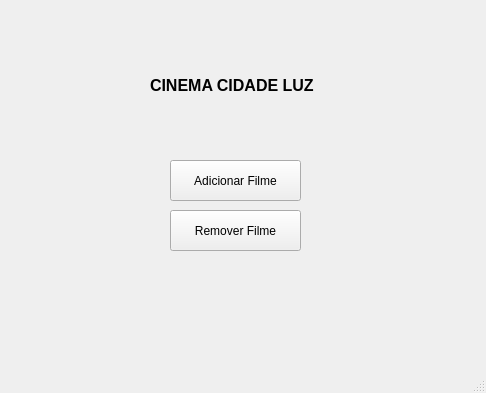
<?xml version="1.0" encoding="UTF-8"?>
<ui version="4.0">
 <class>MainWindow</class>
 <widget class="QMainWindow" name="MainWindow">
  <property name="geometry">
   <rect>
    <x>0</x>
    <y>0</y>
    <width>486</width>
    <height>393</height>
   </rect>
  </property>
  <property name="windowTitle">
   <string>MainWindow</string>
  </property>
  <property name="styleSheet">
   <string notr="true"/>
  </property>
  <widget class="QWidget" name="centralwidget">
   <widget class="QPushButton" name="pushButton">
    <property name="geometry">
     <rect>
      <x>170</x>
      <y>160</y>
      <width>131</width>
      <height>41</height>
     </rect>
    </property>
    <property name="text">
     <string>Adicionar Filme</string>
    </property>
    <property name="autoDefault">
     <bool>false</bool>
    </property>
    <property name="default">
     <bool>false</bool>
    </property>
    <property name="flat">
     <bool>false</bool>
    </property>
   </widget>
   <widget class="QPushButton" name="pushButton_2">
    <property name="geometry">
     <rect>
      <x>170</x>
      <y>210</y>
      <width>131</width>
      <height>41</height>
     </rect>
    </property>
    <property name="text">
     <string>Remover Filme</string>
    </property>
   </widget>
   <widget class="QLabel" name="label">
    <property name="geometry">
     <rect>
      <x>150</x>
      <y>70</y>
      <width>171</width>
      <height>31</height>
     </rect>
    </property>
    <property name="font">
     <font>
      <pointsize>12</pointsize>
      <weight>75</weight>
      <bold>true</bold>
     </font>
    </property>
    <property name="text">
     <string>CINEMA CIDADE LUZ</string>
    </property>
   </widget>
  </widget>
  <widget class="QMenuBar" name="menubar">
   <property name="geometry">
    <rect>
     <x>0</x>
     <y>0</y>
     <width>486</width>
     <height>21</height>
    </rect>
   </property>
  </widget>
  <widget class="QStatusBar" name="statusbar"/>
 </widget>
 <resources>
  <include location="imagens/seila.qrc"/>
 </resources>
 <connections/>
</ui>
